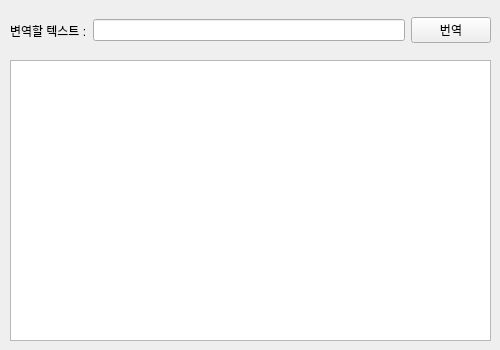
<?xml version="1.0" encoding="UTF-8"?>
<ui version="4.0">
 <class>Form</class>
 <widget class="QWidget" name="Form">
  <property name="geometry">
   <rect>
    <x>0</x>
    <y>0</y>
    <width>500</width>
    <height>350</height>
   </rect>
  </property>
  <property name="windowTitle">
   <string>Form</string>
  </property>
  <widget class="QWidget" name="horizontalLayoutWidget">
   <property name="geometry">
    <rect>
     <x>10</x>
     <y>10</y>
     <width>481</width>
     <height>41</height>
    </rect>
   </property>
   <layout class="QHBoxLayout" name="horizontalLayout">
    <item>
     <widget class="QLabel" name="label">
      <property name="text">
       <string>변역할 텍스트 :</string>
      </property>
     </widget>
    </item>
    <item>
     <widget class="QLineEdit" name="txtBaseText"/>
    </item>
    <item>
     <widget class="QPushButton" name="btnTrans">
      <property name="sizePolicy">
       <sizepolicy hsizetype="Minimum" vsizetype="Fixed">
        <horstretch>0</horstretch>
        <verstretch>0</verstretch>
       </sizepolicy>
      </property>
      <property name="text">
       <string>번역</string>
      </property>
     </widget>
    </item>
   </layout>
  </widget>
  <widget class="QTextBrowser" name="txbResult">
   <property name="geometry">
    <rect>
     <x>10</x>
     <y>60</y>
     <width>481</width>
     <height>281</height>
    </rect>
   </property>
  </widget>
 </widget>
 <resources/>
 <connections/>
</ui>
